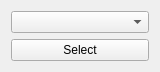
<?xml version="1.0" encoding="UTF-8"?>
<ui version="4.0">
 <class>Form</class>
 <widget class="QWidget" name="Form">
  <property name="geometry">
   <rect>
    <x>0</x>
    <y>0</y>
    <width>160</width>
    <height>67</height>
   </rect>
  </property>
  <property name="windowTitle">
   <string>Form</string>
  </property>
  <layout class="QVBoxLayout" name="verticalLayout">
   <item>
    <widget class="QComboBox" name="comboBox"/>
   </item>
   <item>
    <widget class="QPushButton" name="pushButton">
     <property name="text">
      <string>Select</string>
     </property>
    </widget>
   </item>
  </layout>
 </widget>
 <resources/>
 <connections/>
</ui>
